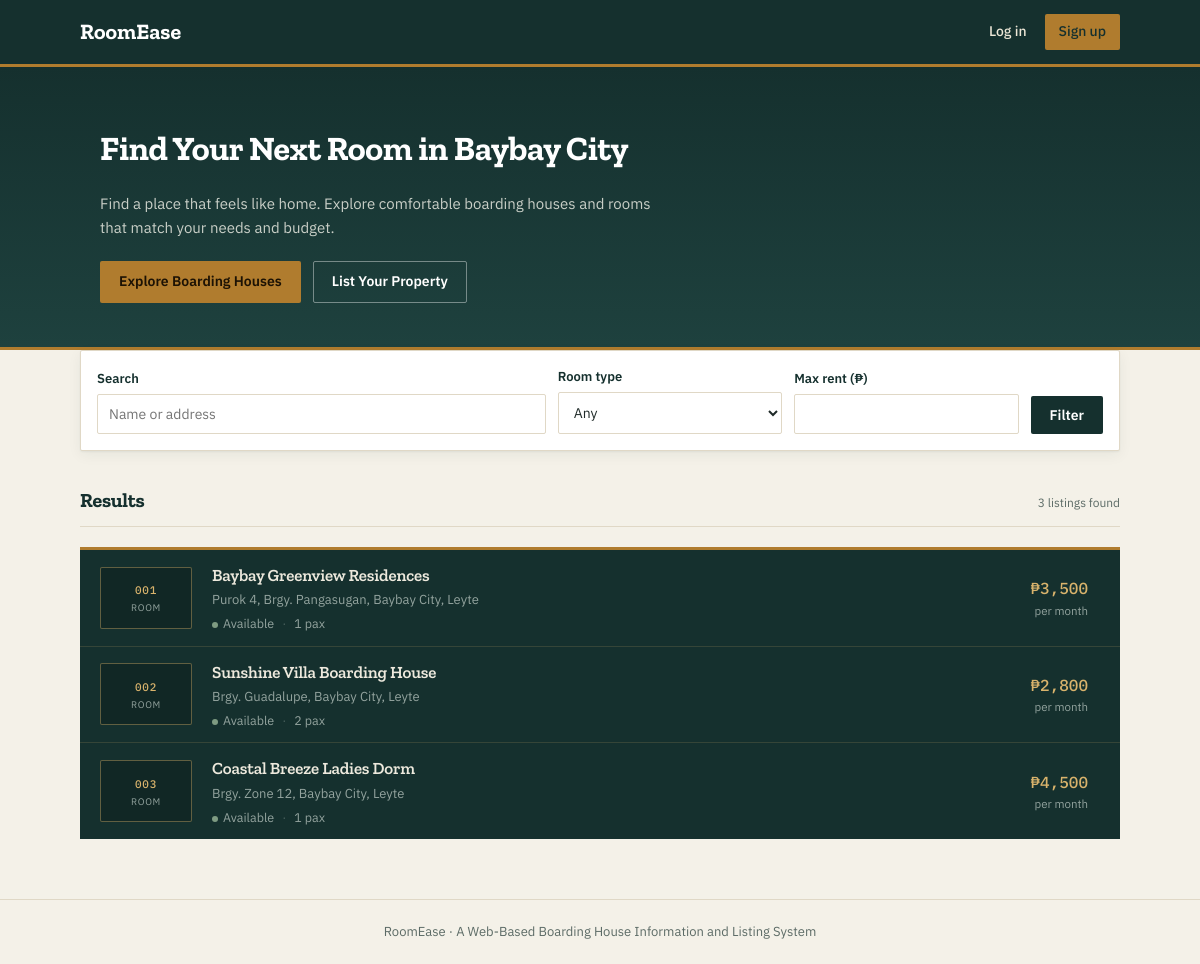
The app's page /boarder/browse.php, older data.
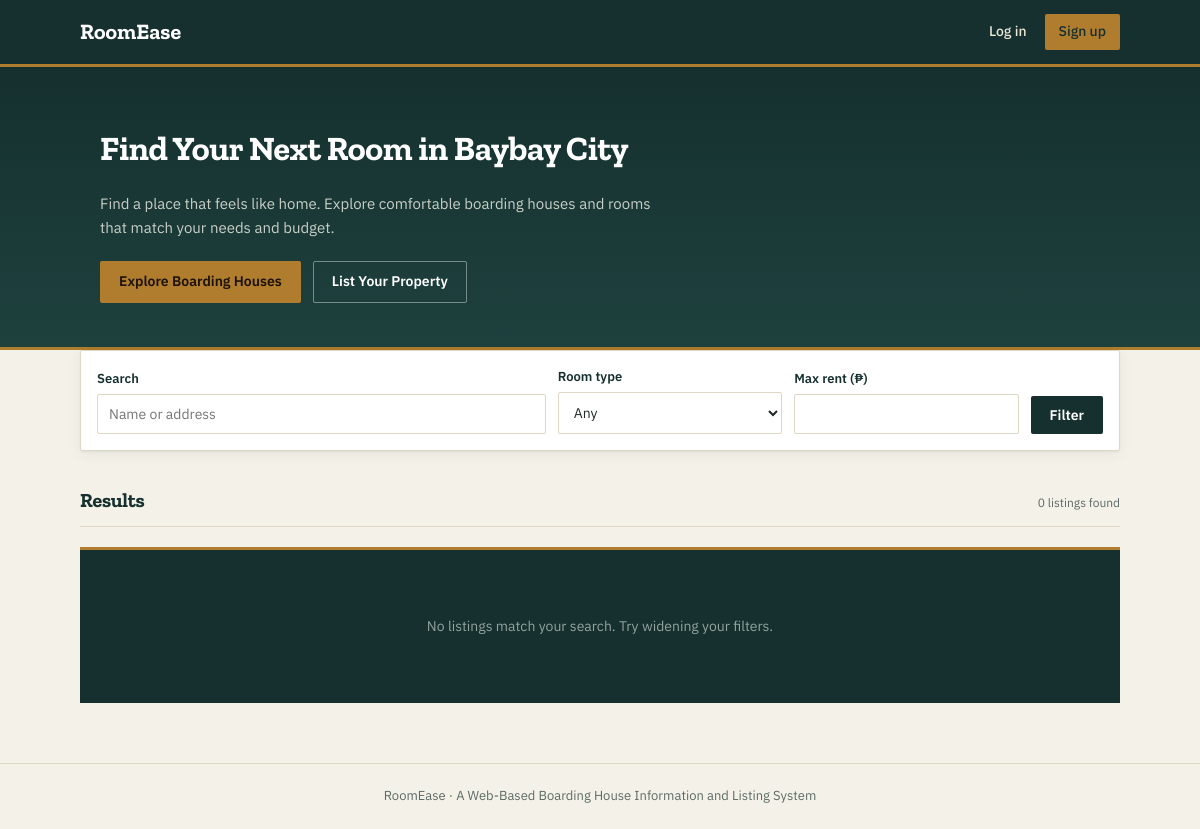
The same page, newer data.
### tables this page shows
CREATE TABLE boarding_houses (
    boarding_house_id   INT AUTO_INCREMENT PRIMARY KEY,
    landlord_id         INT NOT NULL,
    name                VARCHAR(150) NOT NULL,
    address             TEXT NOT NULL,
    monthly_rent        DECIMAL(10, 2) NOT NULL,
    reservation_fee     DECIMAL(10, 2) DEFAULT NULL,
    room_type_id        INT DEFAULT NULL,
    room_capacity       INT NOT NULL DEFAULT 1,
    availability_status ENUM('available', 'unavailable') NOT NULL DEFAULT 'available',
    moderation_status   ENUM('pending', 'approved', 'rejected') NOT NULL DEFAULT 'pending',
    rejection_reason    VARCHAR(500) DEFAULT NULL,
    moderated_at        TIMESTAMP NULL DEFAULT NULL,
    description         TEXT DEFAULT NULL,
    contact_number      VARCHAR(50) DEFAULT NULL,
    house_rules         TEXT DEFAULT NULL,
    created_at          TIMESTAMP NOT NULL DEFAULT CURRENT_TIMESTAMP,
    updated_at          TIMESTAMP NOT NULL DEFAULT CURRENT_TIMESTAMP ON UPDATE CURRENT_TIMESTAMP,
     
     
     
    KEY idx_bh_public_recent   (moderation_status, availability_status, created_at),
    KEY idx_bh_public_rent     (moderation_status, availability_status, monthly_rent),
    KEY idx_bh_public_type     (moderation_status, availability_status, room_type_id, created_at),
    KEY idx_bh_created         (created_at),
    KEY idx_bh_landlord_recent (landlord_id, created_at),
     
    CONSTRAINT fk_bh_landlord FOREIGN KEY (landlord_id)
        REFERENCES users(user_id) ON DELETE CASCADE
);

### includes/functions.php (called while the page is built, shortened)
<?php
function h($value)
{
    return htmlspecialchars($value ?? '', ENT_QUOTES, 'UTF-8');
}
function base_url($path = '')
{
    static $base = null;
    if ($base === null) {
        $script = $_SERVER['SCRIPT_NAME'] ?? '';
        $appRoot = preg_replace('#/(auth|landlord|boarder|admin)/[^/]*$#', '', $script);
        $base = $appRoot;
    }
    return $base . '/' . ltrim($path, '/');
}
function is_logged_in()
{
    return isset($_SESSION['user_id']);
}
function peso_round($amount)
{
    $value = (float) $amount;
    $decimals = (abs($value - round($value)) < 0.005) ? 0 : 2;
    return '₱' . number_format($value, $decimals);
}

### boarder/browse.php (the view, shortened to what this page needs)
<?php
require __DIR__ . '/../config/db.php';
require __DIR__ . '/../includes/functions.php';
$q = trim($_GET['q'] ?? '');
$maxRent = $_GET['max_rent'] ?? '';
$where = ["bh.availability_status = 'available'", "bh.moderation_status = 'approved'"];
$params = [];
$countSql = "SELECT COUNT(*) FROM boarding_houses bh " . LIVE_LANDLORD_JOIN
  . " WHERE " . implode(' AND ', $where);
$countStmt = $pdo->prepare($countSql);
$countStmt->execute($params);
$totalCount = (int) $countStmt->fetchColumn();
$perPage = 6;
$page = isset($_GET['page']) && is_numeric($_GET['page']) ? (int) $_GET['page'] : 1;
$totalPages = max(1, (int) ceil($totalCount / $perPage));
$page = max(1, min($page, $totalPages));
$offset = ($page - 1) * $perPage;
$sql = "SELECT bh.*, " . ROOM_TYPE_SELECT . ",
            (SELECT image_path FROM images img WHERE img.boarding_house_id = bh.boarding_house_id
                ORDER BY is_primary DESC, image_id ASC LIMIT 1) AS cover_photo
        FROM boarding_houses bh
        " . LIVE_LANDLORD_JOIN . "
        " . ROOM_TYPE_JOIN . "
        WHERE " . implode(' AND ', $where) . "
        ORDER BY bh.created_at DESC
        LIMIT " . (int) $perPage . " OFFSET " . (int) $offset;
$stmt = $pdo->prepare($sql);
$stmt->execute($params);
$listings = $stmt->fetchAll();
require __DIR__ . '/../includes/header.php';
?>
<div class="hero hero--bleed">
  <div class="container">
    <h1>Find Your Next Room in Baybay City</h1>
    <p>Find a place that feels like home. Explore comfortable boarding houses and rooms that match your needs and
      budget.</p>
    <div class="hero-actions">
      <a href="#listings" class="btn btn-brass">Explore Boarding Houses</a>
      <?php if (!is_logged_in()): ?>
        <a href="<?= base_url('auth/register.php') ?>" class="btn btn-hero-ghost">List Your Property</a>
      <?php endif; ?>
    </div>
  </div>
</div>
<form method="get" class="search-bar" id="listings">
  <div>
    <label for="q">Search</label>
    <input type="text" id="q" name="q" value="<?= h($q) ?>" placeholder="Name or address">
  </div>
  <div class="filter-fields">
    <div>
      <label for="room_type">Room type</label>
      <select id="room_type" name="room_type">
        <option value="">Any</option>
      </select>
    </div>
    <div>
      <label for="max_rent">Max rent (₱)</label>
      <input type="number" id="max_rent" name="max_rent" value="<?= h($maxRent) ?>">
    </div>
  </div>
  <button type="submit" class="btn btn-primary">Filter</button>
</form>
<div class="section-head">
  <h2>Results</h2>
  <span class="count-tag"><?= $totalCount ?> listing<?= $totalCount === 1 ? '' : 's' ?> found</span>
</div>
<?php if (!$listings): ?>
  <div class="board">
    <p class="board-empty">No listings match your search. Try widening your filters.</p>
  </div>
<?php else: ?>
  <div class="board">
    <?php foreach ($listings as $l): ?>
      <?php
      $plateNo = str_pad((string) $l['boarding_house_id'], 3, '0', STR_PAD_LEFT);
      ?>
      <div class="board-row">
        <a class="board-link" href="<?= base_url('boarder/view_listing.php?id=' . $l['boarding_house_id']) ?>">
          <?php if ($l['cover_photo']): ?>
            <span class="plate plate--photo"
              style="background-image:url('<?= h(base_url($l['cover_photo'])) ?>')"></span>
          <?php else: ?>
            <span class="plate">
              <span class="plate-no"><?= $plateNo ?></span>
              <span class="plate-kind"><?= h($l['room_type'] ?: 'Room') ?></span>
            </span>
          <?php endif; ?>
          <span class="board-main">
            <span class="board-name"><?= h($l['name']) ?></span>
            <span class="board-addr"><?= h($l['address']) ?></span>
            <span class="board-meta">
              <span><span class="state-dot state-dot--available"></span>Available</span>
              <span class="sep">&middot;</span>
              <span><?= (int) $l['room_capacity'] ?> pax</span>
            </span>
          </span>
          <span class="board-rent"><?= peso_round($l['monthly_rent']) ?><span>per month</span></span>
        </a>
      </div>
    <?php endforeach; ?>
  </div>
<?php endif; ?>
<?php require __DIR__ . '/../includes/footer.php'; ?>

Row changes from the older to the newer data that the page shows:
removed boarding_houses: boarding_house_id "001", room_type "ROOM", name "Baybay Greenview Residences", address "Purok 4, Brgy. Pangasugan, Baybay City, Leyte", room_capacity "1", monthly_rent "₱3,500"
removed boarding_houses: boarding_house_id "002", room_type "ROOM", name "Sunshine Villa Boarding House", address "Brgy. Guadalupe, Baybay City, Leyte", room_capacity "2", monthly_rent "₱2,800"
removed boarding_houses: boarding_house_id "003", room_type "ROOM", name "Coastal Breeze Ladies Dorm", address "Brgy. Zone 12, Baybay City, Leyte", room_capacity "1", monthly_rent "₱4,500"
Text that changed along with them:
$totalCount: "3" → "0"
text now shown: "No listings match your search. Try widening your filters."
